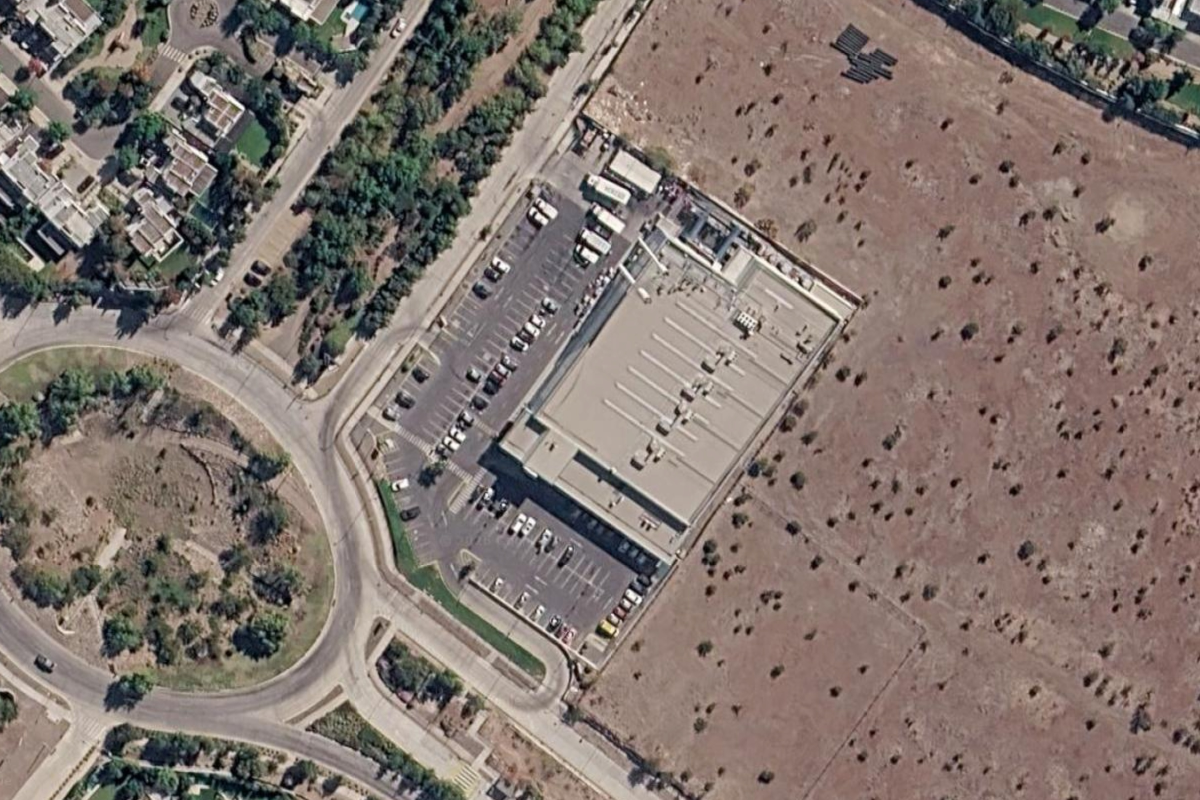
#> input picture raw/mascenter-presentacion/base-chamisero-i.jpg, 2400 x 1600 px (shown at 1/2 size)
$ python ver-pieza.py ../raw/mascenter-presentacion/base-chamisero-i.jpg out.png
#> lines starting #> are read from the running program, lines starting #| are printed output that depends on the picture
#!/usr/bin/env python3
"""Convierte cualquier pieza en algo que se pueda MIRAR y revisar.

    python3 scripts/ver-pieza.py <archivo|carpeta> [salida.png] [--frames 12]

  · .mp4 / .mov  → hoja de contacto con N fotogramas repartidos, con su segundo
  · .pdf         → una imagen por página
  · .png / .jpg  → hoja de contacto de la carpeta, con medidas y proporción

Para qué: un reel no se puede revisar sin verlo, y una carpeta de 40 referencias
no se revisa abriendo una por una. Se mira todo junto o no se mira.
"""
import os
import subprocess
import sys

from PIL import Image, ImageDraw

RAIZ = os.path.dirname(os.path.dirname(os.path.abspath(__file__)))
VIDEO = (".mp4", ".mov", ".m4v", ".webm", ".avi")
IMAGEN = (".png", ".jpg", ".jpeg", ".webp", ".gif")


def ffmpeg():
    local = os.path.join(RAIZ, "tools", "ffmpeg")
    if os.path.isfile(local) and os.access(local, os.X_OK):
        return local
    from shutil import which
    return which("ffmpeg") or sys.exit(
        "✗ No hay ffmpeg. Instálalo (brew install ffmpeg) o deja el binario en tools/ffmpeg")


def duracion(ruta):
    ff = ffmpeg()
    r = subprocess.run([ff, "-i", ruta], capture_output=True, text=True)
    for linea in r.stderr.splitlines():
        if "Duration:" in linea:
            t = linea.split("Duration:")[1].split(",")[0].strip()
            h, m, s = t.split(":")
            return int(h) * 3600 + int(m) * 60 + float(s)
    return 0.0


def frames_de_video(ruta, n, tmp):
    ff, dur = ffmpeg(), duracion(ruta)
    if dur <= 0:
        sys.exit(f"✗ No pude leer la duración de {ruta}")
    os.makedirs(tmp, exist_ok=True)
    salida = []
    for i in range(n):
        t = dur * (i + 0.5) / n
        p = os.path.join(tmp, f"f{i:03}.png")
        subprocess.run([ff, "-y", "-ss", f"{t:.3f}", "-i", ruta, "-frames:v", "1",
                        "-loglevel", "error", p], check=False)
        if os.path.exists(p):
            salida.append((p, t))
    return salida, dur


def hoja(items, destino, cols=4, mini=460, titulo=""):
    """items = [(ruta, etiqueta)]"""
#> called with destino = 'out.png', cols = 1, mini = 900, titulo = ''
    if not items:
        sys.exit("✗ No hay nada que mostrar")
    filas = (len(items) + cols - 1) // cols
    alto_tit = 40 if titulo else 0
    h = Image.new("RGB", (cols * mini, filas * (mini + 30) + alto_tit), "white")
#> h: PIL image 900x930 RGB; every value is 255
    d = ImageDraw.Draw(h)
    if titulo:
        d.text((10, 14), titulo, fill="black")
    for i, (ruta, etiqueta) in enumerate(items):
        x, y = (i % cols) * mini, (i // cols) * (mini + 30) + alto_tit
        try:
            im = Image.open(ruta).convert("RGB")
#> im is the input picture: PIL image 2400x1600 RGB; mean R, G, B 129.2, 116.5, 110
            w0, h0 = im.size
#> w0 = 2400; h0 = 1600
            im.thumbnail((mini - 8, mini - 8))
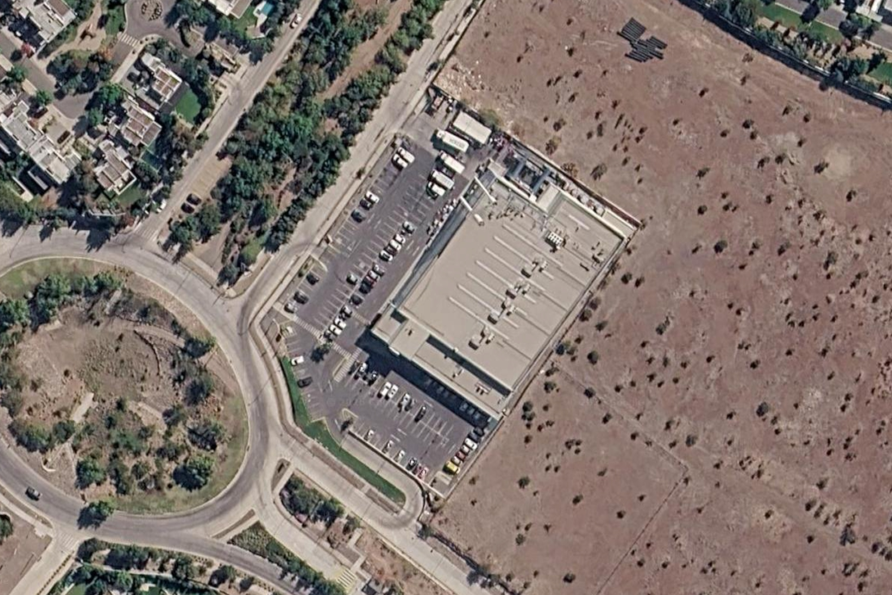
#> im: PIL image 892x595 RGB; mean R, G, B 129.2, 116.5, 110
            h.paste(im, (x + (mini - im.width) // 2, y + 30))
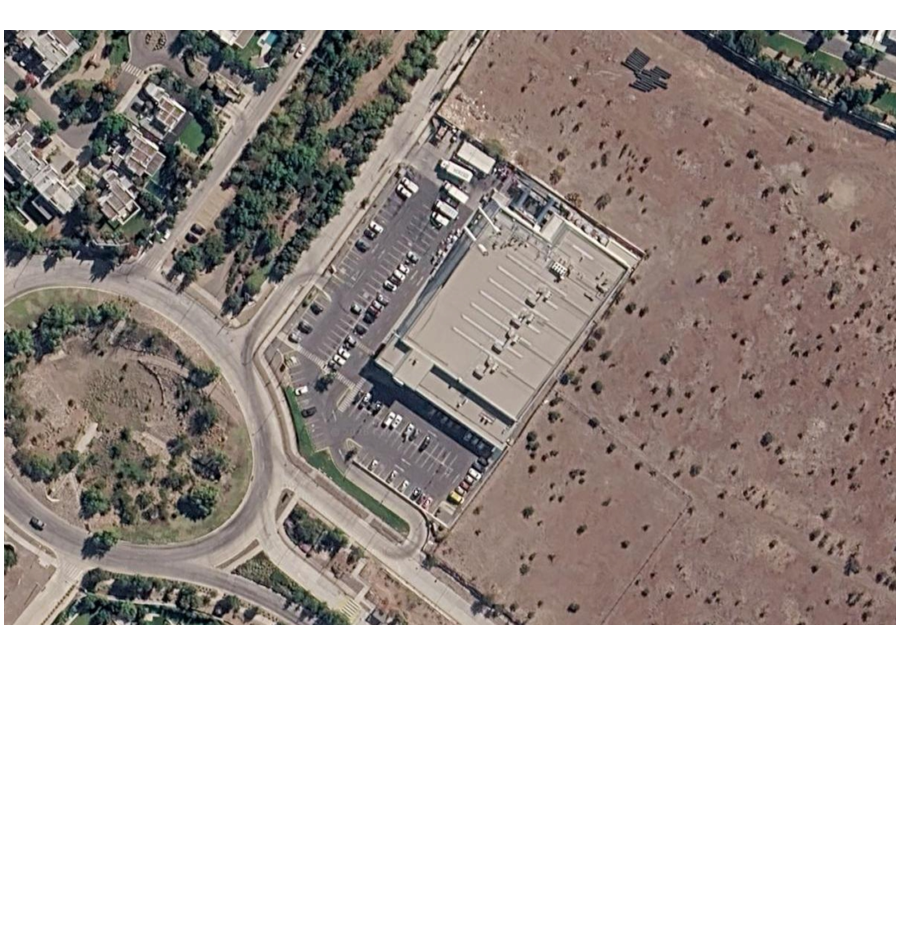
#> h: PIL image 900x930 RGB; mean R, G, B 175.2, 167.2, 163
            etiqueta = f"{etiqueta}  {w0}x{h0} ({w0/h0:.2f})"
#> etiqueta = 'base-chamisero-i.jpg  2400x1600 (1.50)'
        except Exception as e:
            d.rectangle([x + 4, y + 30, x + mini - 4, y + mini], fill="#B00020")
            d.text((x + 14, y + 44), "NO ABRE", fill="white")
            etiqueta = f"✗ {etiqueta} — {type(e).__name__}"
        d.text((x + 4, y + 10), etiqueta[:60], fill="black")
    os.makedirs(os.path.dirname(os.path.abspath(destino)), exist_ok=True)
    h.save(destino)
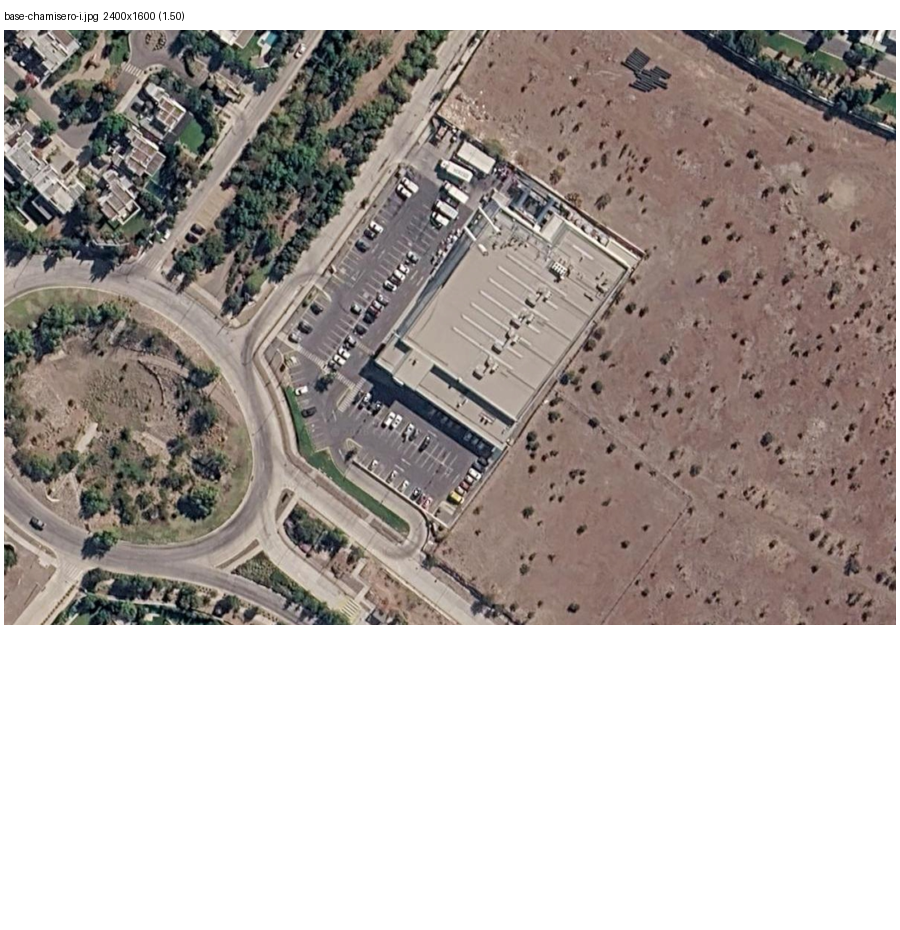
#> saved as out.png: PIL image 900x930 RGB; mean R, G, B 175.1, 167.1, 162.9
    print(f"→ {destino}  ({len(items)} cuadros)")


def main():
    if len(sys.argv) < 2:
        print(__doc__)
        return 2
    origen = sys.argv[1]
    destino = (sys.argv[2] if len(sys.argv) > 2 and not sys.argv[2].startswith("--")
               else os.path.join(RAIZ, "out/_verificacion",
                                 os.path.basename(origen.rstrip("/")) + "-vista.png"))
    n = 12
    if "--frames" in sys.argv:
        n = int(sys.argv[sys.argv.index("--frames") + 1])

    ext = os.path.splitext(origen)[1].lower()

    if os.path.isdir(origen):
        fs = sorted(os.path.join(d, f) for d, _, files in os.walk(origen)
                    for f in files if os.path.splitext(f)[1].lower() in IMAGEN)
        hoja([(f, os.path.relpath(f, origen)) for f in fs], destino,
             titulo=f"{origen} — {len(fs)} imágenes")

    elif ext in VIDEO:
        tmp = os.path.join(RAIZ, "out/_verificacion/_frames")
        fr, dur = frames_de_video(origen, n, tmp)
        hoja([(p, f"{t:.1f}s") for p, t in fr], destino,
             titulo=f"{os.path.basename(origen)} — {dur:.1f}s, {len(fr)} cuadros")

    elif ext == ".pdf":
        tmp = os.path.join(RAIZ, "out/_verificacion/_pdf")
        os.makedirs(tmp, exist_ok=True)
        subprocess.run(["sips", "-s", "format", "png", origen, "--out", tmp],
                       capture_output=True)
        fs = sorted(os.path.join(tmp, f) for f in os.listdir(tmp))
        hoja([(f, os.path.basename(f)) for f in fs], destino,
             titulo=os.path.basename(origen))

    elif ext in IMAGEN:
        hoja([(origen, os.path.basename(origen))], destino, cols=1, mini=900)

    else:
        sys.exit(f"✗ No sé mostrar un {ext}")

    print("  Ábrela y MÍRALA. No la des por buena sin verla.")
    return 0


if __name__ == "__main__":
    sys.exit(main())
#> (the program exits here)
